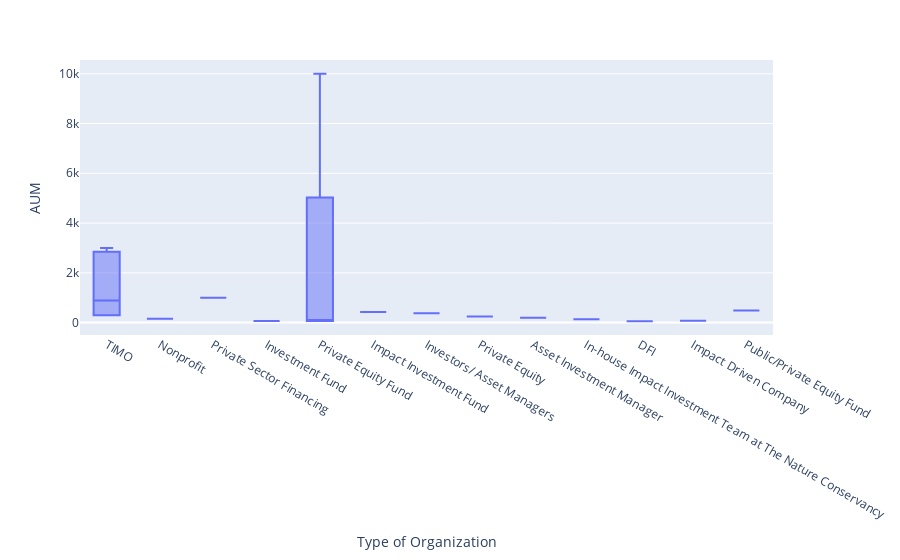

Here is the notebook cell this chart was saved with:
### Code cell
fig = px.box(data, x='Type of Organization', y='AUM')
fig.show()

### Figure 1 — Plotly figure (JSON) as saved in the notebook; plotly's stock layout.template omitted (floating-point values rounded to 4 significant figures)
{"data": [{"hovertemplate": "Type of Organization=%{x}<br>AUM=%{y}", "showlegend": false, "legendgroup": "", "name": "", "yaxis": "y", "y": [885, 885, 885, 300, 300, 300, 300, 300, 300, 300, 300, 300, 150, 2800, 2800, 2800, 2800, 2800, 2800, 2800, 1000, 1000, 60, 381, 381, 381, 381, 381, 381, 3000, 3000, 3000, 3000, 3000, 3000, 3000, 3000, 10000, 429.5, 429.5, 429.5, 380, 380, 60.2, 60.2, 60.2, 242, 242, 242, 242, 242, 242, 242, 242, 242, 190, 190, 190, 190, 190, 190, 190, 190, 190, 190, 190, 190, 190, 190, 190, 130, 54, 54, 75, 75, 75, 481, 481, 481, 481, 481, 481, 481, 481], "hoverlabel": {"namelength": 0}, "offsetgroup": "", "xaxis": "x", "y0": " ", "marker": {"color": "#636efa"}, "x": ["TIMO", "TIMO", "TIMO", "TIMO", "TIMO", "TIMO", "TIMO", "TIMO", "TIMO", "TIMO", "TIMO", "TIMO", "Nonprofit", "TIMO", "TIMO", "TIMO", "TIMO", "TIMO", "TIMO", "TIMO", "Private Sector Financing", "Private Sector Financing", "Investment Fund", "TIMO", "TIMO", "TIMO", "TIMO", "TIMO", "TIMO", "TIMO", "TIMO", "TIMO", "TIMO", "TIMO", "TIMO", "TIMO", "TIMO", "Private Equity Fund", "Impact Investment Fund", "Impact Investment Fund", "Impact Investment Fund", "Investors/ Asset Managers", "Investors/ Asset Managers", "Private Equity Fund", "Private Equity Fund", "Private Equity Fund", "Private Equity", "Private Equity", "Private Equity", "Private Equity", "Private Equity", "Private Equity", "Private Equity", "Private Equity", "Private Equity", "Asset Investment Manager", "Asset Investment Manager", "Asset Investment Manager", "Asset Investment Manager", "Asset Investment Manager", "Asset Investment Manager", "Asset Investment Manager", "Asset Investment Manager", "Asset Investment Manager", "Asset Investment Manager", "Asset Investment Manager", "Asset Investment Manager", "Asset Investment Manager", "Asset Investment Manager", "Asset Investment Manager", "In-house Impact Investment Team at The Nature Conservancy", "DFI", "DFI", "Impact Driven Company", "Impact Driven Company", "Impact Driven Company", "Public/Private Equity Fund", "Public/Private Equity Fund", "Public/Private Equity Fund", "Public/Private Equity Fund", "Public/Private Equity Fund", "Public/Private Equity Fund", "Public/Private Equity Fund", "Public/Private Equity Fund"], "alignmentgroup": "True", "type": "box", "x0": " ", "notched": false, "orientation": "v"}], "layout": {"boxmode": "group", "yaxis": {"domain": [0, 1], "anchor": "x", "title": {"text": "AUM"}}, "xaxis": {"domain": [0, 1], "anchor": "y", "title": {"text": "Type of Organization"}}, "margin": {"t": 60}, "legend": {"tracegroupgap": 0}}}
